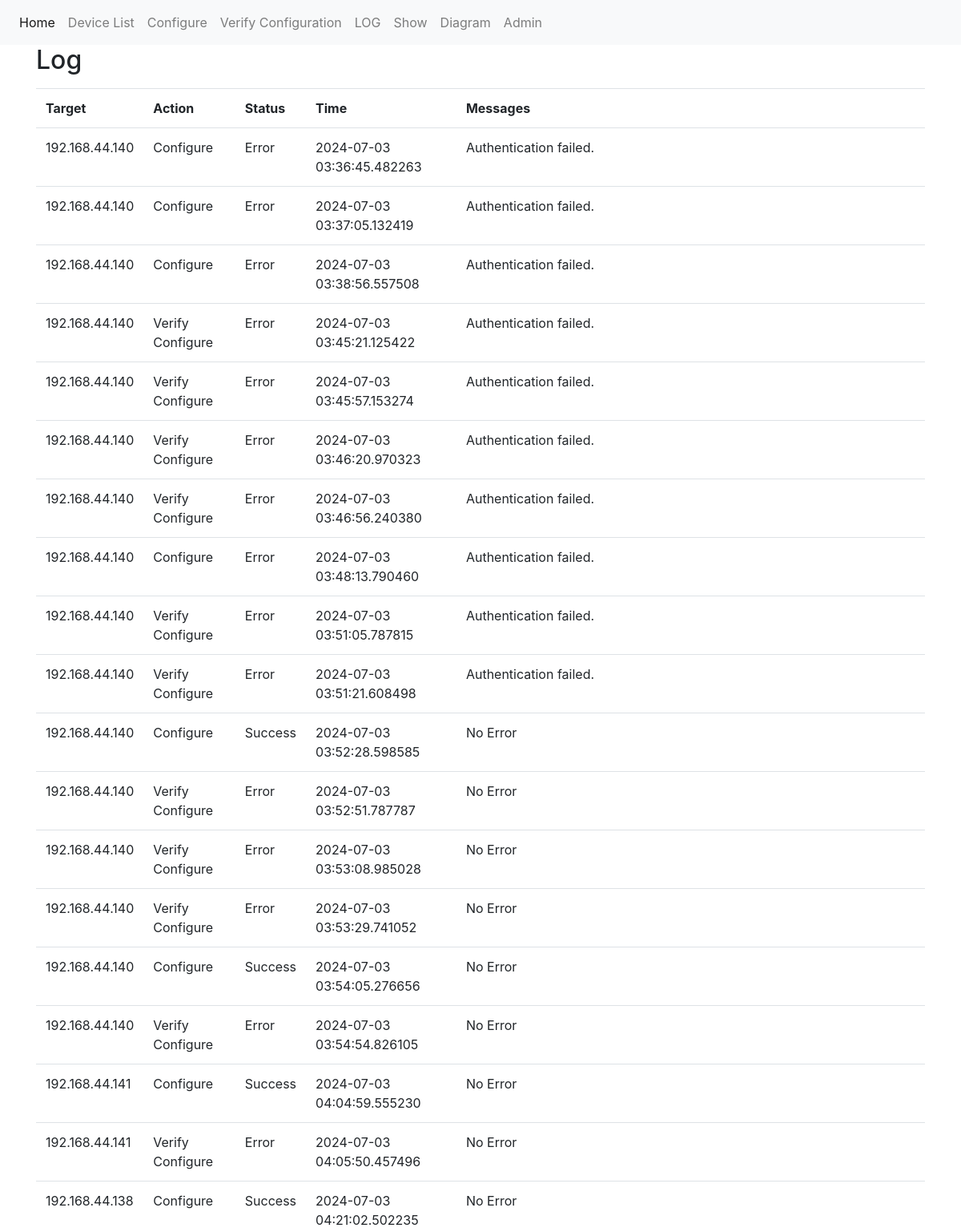
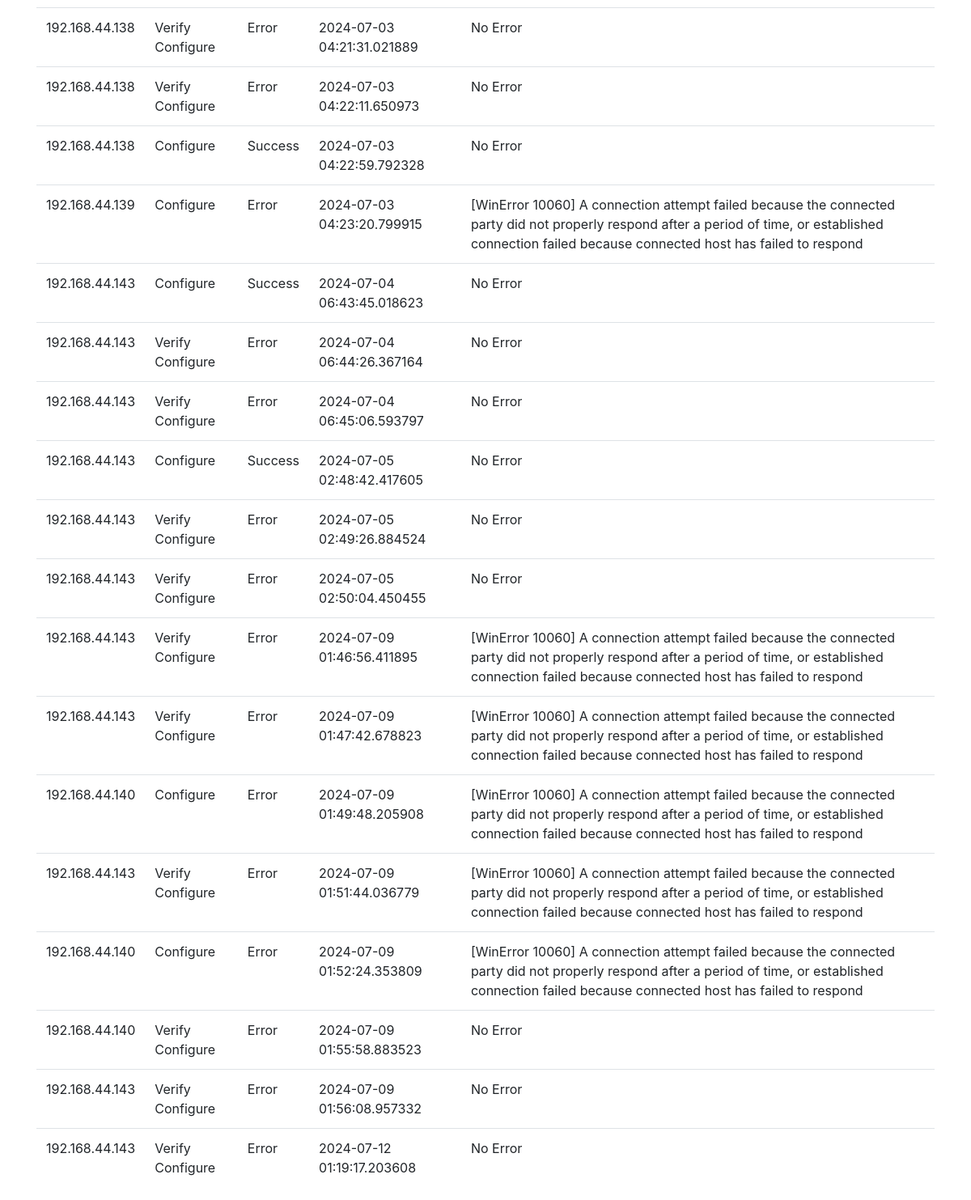
Screenshot of /log/ with the database file from the repository (2 pictures, top to bottom).
### network_automation/models.py (models this page shows, shortened)
class Log(models.Model):
    target = models.CharField(max_length=255)
    action = models.CharField(max_length=255)
    status = models.CharField(max_length=255)
    time = models.CharField(blank=True, max_length=255, null=True)
    messages = models.CharField(max_length=255)

### network_automation/views.py (the view)
# urls.py: path('log/', views.log, name="log"),
def log(request):
    logs = Log.objects.all()
    context = {
        'logs': logs
    }
    return render(request, 'log.html', context)

### templates/log.html (shortened to what this page needs)
{% extends 'base.html' %}
{% block body %}
<div class="container">
      <h2 class="mt4">Log</h2>
      <table class="mt-3 table">
          <tr>
              <th>Target</th>
              <th>Action</th>
              <th>Status</th>
              <th>Time</th>
              <th>Messages</th>
          </tr>
          {% for log in logs %}
              <tr>
                  <td>{{ log.target }}</td>
                  <td>{{ log.action }}</td>
                  <td>{{ log.status }}</td>
                  <td>{{ log.time }}</td>
                  <td>{{ log.messages }}</td>
              </tr>
          {% endfor %}
      </table>
      </body>
{% endblock %}

### rows the page displays
Log: target "192.168.44.140", action "Configure", status "Error", time "2024-07-03 03:36:45.482263", messages "Authentication failed."
Log: target "192.168.44.140", action "Configure", status "Error", time "2024-07-03 03:37:05.132419", messages "Authentication failed."
Log: target "192.168.44.140", action "Configure", status "Error", time "2024-07-03 03:38:56.557508", messages "Authentication failed."
Log: target "192.168.44.140", action "Verify Configure", status "Error", time "2024-07-03 03:45:21.125422", messages "Authentication failed."
Log: target "192.168.44.140", action "Verify Configure", status "Error", time "2024-07-03 03:45:57.153274", messages "Authentication failed."
Log: target "192.168.44.140", action "Verify Configure", status "Error", time "2024-07-03 03:46:20.970323", messages "Authentication failed."
Log: target "192.168.44.140", action "Verify Configure", status "Error", time "2024-07-03 03:46:56.240380", messages "Authentication failed."
Log: target "192.168.44.140", action "Configure", status "Error", time "2024-07-03 03:48:13.790460", messages "Authentication failed."
Log: target "192.168.44.140", action "Verify Configure", status "Error", time "2024-07-03 03:51:05.787815", messages "Authentication failed."
Log: target "192.168.44.140", action "Verify Configure", status "Error", time "2024-07-03 03:51:21.608498", messages "Authentication failed."
Log: target "192.168.44.140", action "Configure", status "Success", time "2024-07-03 03:52:28.598585", messages "No Error"
Log: target "192.168.44.140", action "Verify Configure", status "Error", time "2024-07-03 03:52:51.787787", messages "No Error"
Log: target "192.168.44.140", action "Verify Configure", status "Error", time "2024-07-03 03:53:08.985028", messages "No Error"
Log: target "192.168.44.140", action "Verify Configure", status "Error", time "2024-07-03 03:53:29.741052", messages "No Error"
Log: target "192.168.44.140", action "Configure", status "Success", time "2024-07-03 03:54:05.276656", messages "No Error"
Log: target "192.168.44.140", action "Verify Configure", status "Error", time "2024-07-03 03:54:54.826105", messages "No Error"
Log: target "192.168.44.141", action "Configure", status "Success", time "2024-07-03 04:04:59.555230", messages "No Error"
Log: target "192.168.44.141", action "Verify Configure", status "Error", time "2024-07-03 04:05:50.457496", messages "No Error"
Log: target "192.168.44.138", action "Configure", status "Success", time "2024-07-03 04:21:02.502235", messages "No Error"
Log: target "192.168.44.138", action "Verify Configure", status "Error", time "2024-07-03 04:21:31.021889", messages "No Error"
Log: target "192.168.44.138", action "Verify Configure", status "Error", time "2024-07-03 04:22:11.650973", messages "No Error"
Log: target "192.168.44.138", action "Configure", status "Success", time "2024-07-03 04:22:59.792328", messages "No Error"
Log: target "192.168.44.139", action "Configure", status "Error", time "2024-07-03 04:23:20.799915", messages "[WinError 10060] A connection attempt failed because the connected party did not properly respond after a period of time, or established connection failed because connected host has failed to respond"
Log: target "192.168.44.143", action "Configure", status "Success", time "2024-07-04 06:43:45.018623", messages "No Error"
Log: target "192.168.44.143", action "Verify Configure", status "Error", time "2024-07-04 06:44:26.367164", messages "No Error"
Log: target "192.168.44.143", action "Verify Configure", status "Error", time "2024-07-04 06:45:06.593797", messages "No Error"
Log: target "192.168.44.143", action "Configure", status "Success", time "2024-07-05 02:48:42.417605", messages "No Error"
Log: target "192.168.44.143", action "Verify Configure", status "Error", time "2024-07-05 02:49:26.884524", messages "No Error"
Log: target "192.168.44.143", action "Verify Configure", status "Error", time "2024-07-05 02:50:04.450455", messages "No Error"
Log: target "192.168.44.143", action "Verify Configure", status "Error", time "2024-07-09 01:46:56.411895", messages "[WinError 10060] A connection attempt failed because the connected party did not properly respond after a period of time, or established connection failed because connected host has failed to respond"
Log: target "192.168.44.143", action "Verify Configure", status "Error", time "2024-07-09 01:47:42.678823", messages "[WinError 10060] A connection attempt failed because the connected party did not properly respond after a period of time, or established connection failed because connected host has failed to respond"
Log: target "192.168.44.140", action "Configure", status "Error", time "2024-07-09 01:49:48.205908", messages "[WinError 10060] A connection attempt failed because the connected party did not properly respond after a period of time, or established connection failed because connected host has failed to respond"
Log: target "192.168.44.143", action "Verify Configure", status "Error", time "2024-07-09 01:51:44.036779", messages "[WinError 10060] A connection attempt failed because the connected party did not properly respond after a period of time, or established connection failed because connected host has failed to respond"
Log: target "192.168.44.140", action "Configure", status "Error", time "2024-07-09 01:52:24.353809", messages "[WinError 10060] A connection attempt failed because the connected party did not properly respond after a period of time, or established connection failed because connected host has failed to respond"
Log: target "192.168.44.140", action "Verify Configure", status "Error", time "2024-07-09 01:55:58.883523", messages "No Error"
Log: target "192.168.44.143", action "Verify Configure", status "Error", time "2024-07-09 01:56:08.957332", messages "No Error"
Log: target "192.168.44.143", action "Verify Configure", status "Error", time "2024-07-12 01:19:17.203608", messages "No Error"
